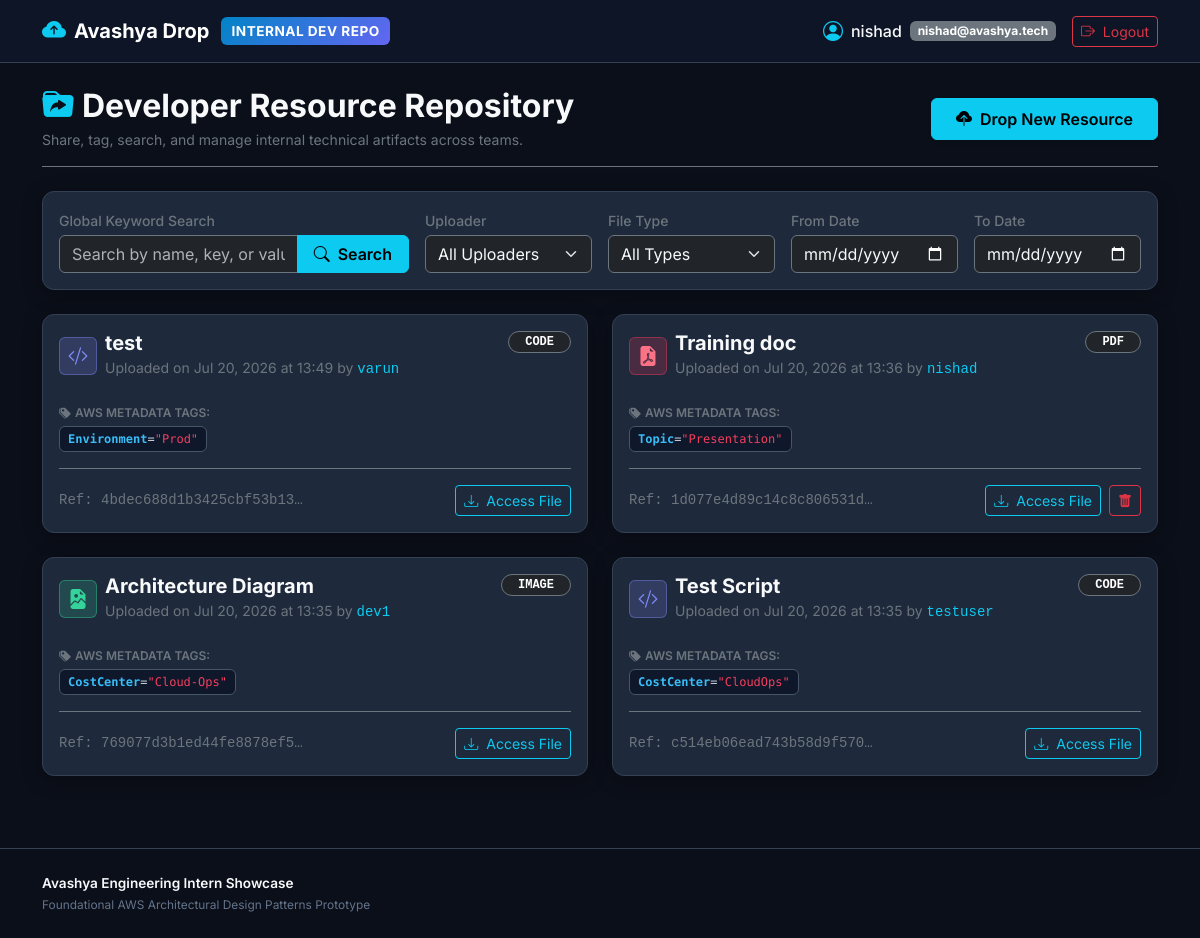
The page / (signed in) on the database its author committed.
### models.py (models this page shows)
class User(Base):
    __tablename__ = "users"
    __table_args__ = {'extend_existing': True}
    id = Column(Integer, primary_key=True, index=True)
    username = Column(String, unique=True, index=True, nullable=False)
    email = Column(String, unique=True, index=True, nullable=False)
    hashed_password = Column(String, nullable=False)
    created_at = Column(DateTime, default=datetime.datetime.utcnow)
    items = relationship("Item", back_populates="owner", cascade="all, delete-orphan")

class Item(Base):
    __tablename__ = "items"
    __table_args__ = {'extend_existing': True}
    id = Column(Integer, primary_key=True, index=True)
    item_name = Column(String, nullable=False, index=True)
    type = Column(String, nullable=False, index=True)
    upload_date = Column(DateTime, default=datetime.datetime.utcnow, index=True)
    file_reference = Column(String, nullable=False)
    user_id = Column(Integer, ForeignKey("users.id"), nullable=False)
    owner = relationship("User", back_populates="items")
    tags = relationship("ItemTag", back_populates="item", cascade="all, delete-orphan")

class ItemTag(Base):
    __tablename__ = "item_tags"
    __table_args__ = {'extend_existing': True}
    id = Column(Integer, primary_key=True, index=True)
    item_id = Column(Integer, ForeignKey("items.id"), nullable=False)
    key = Column(String, nullable=False, index=True)
    value = Column(String, nullable=False, index=True)
    item = relationship("Item", back_populates="tags")

### app.py (the view)
@app.get("/", response_class=HTMLResponse)
def dashboard(
    request: Request,
    q: Optional[str] = Query(None),
    type: Optional[str] = Query(None),
    uploader: Optional[str] = Query(None),
    start_date: Optional[str] = Query(None),
    end_date: Optional[str] = Query(None),
    msg: Optional[str] = Query(None),
    error: Optional[str] = Query(None),
    db: Session = Depends(get_db),
    storage: BaseStorageService = Depends(get_storage_service)
):
    user = get_current_user_from_cookie(request, db)
    if not user:
        return RedirectResponse(url="/login", status_code=303)
    query = db.query(Item)
    if q and q.strip():
        search_pattern = f"%{q.strip()}%"
        query = query.outerjoin(ItemTag).filter(
            or_(
                Item.item_name.ilike(search_pattern),
                ItemTag.key.ilike(search_pattern),
                ItemTag.value.ilike(search_pattern)
            )
        ).distinct()
    if type and type in ALLOWED_TYPES:
        query = query.filter(Item.type == type)
    if uploader and uploader.strip():
        query = query.join(User).filter(User.username == uploader.strip())
    if start_date:
        try:
            s_dt = datetime.datetime.strptime(start_date, "%Y-%m-%d")
            query = query.filter(Item.upload_date >= s_dt)
        except ValueError:
            pass
    if end_date:
        try:
            e_dt = datetime.datetime.strptime(end_date, "%Y-%m-%d") + datetime.timedelta(days=1)
            query = query.filter(Item.upload_date < e_dt)
        except ValueError:
            pass
    items = query.order_by(Item.upload_date.desc()).all()
    all_users = db.query(User).order_by(User.username.asc()).all()
    for item in items:
        item.file_url = storage.get_file_url(item.file_reference)
    return templates.TemplateResponse(request=request, name="index.html", context={
        "user": user,
        "items": items,
        "all_users": all_users,
        "query_q": q or "",
        "selected_type": type or "",
        "selected_uploader": uploader or "",
        "start_date": start_date or "",
        "end_date": end_date or "",
        "msg": msg,
        "error": error
    })

### templates/index.html (shortened to what this page needs)
{% extends "base.html" %}
{% block content %}
<div class="d-flex flex-column flex-md-row justify-content-between align-items-md-center gap-3 mb-4 pb-3 border-bottom border-secondary">
    <div>
        <h2 class="fw-bold text-light mb-1">
            <i class="bi bi-folder-symlink-fill text-info me-2"></i>Developer Resource Repository
        </h2>
        <p class="text-secondary small mb-0">Share, tag, search, and manage internal technical artifacts across teams.</p>
    </div>
    <div>
        <button class="btn btn-info px-4 py-2 fw-semibold shadow-sm" data-bs-toggle="modal" data-bs-target="#uploadModal">
            <i class="bi bi-cloud-upload-fill me-2"></i>Drop New Resource
        </button>
    </div>
</div>
<div class="card card-custom p-3 mb-4">
    <form id="filterForm" action="/" method="GET" class="row g-3 align-items-center">
        <div class="col-lg-4 col-md-12">
            <label for="searchQuery" class="form-label text-secondary small fw-medium mb-1">Global Keyword Search</label>
            <div class="input-group">
                <input type="text" class="form-control bg-dark text-light border-secondary" id="searchQuery" name="q" value="{{ query_q }}" placeholder="Search by name, key, or value...">
                <button type="submit" class="btn btn-info fw-semibold px-3" id="searchBtn" title="Click to Search">
                    <i class="bi bi-search me-1"></i> Search
                </button>
            </div>
        </div>
        <div class="col-lg-2 col-md-4 col-6">
            <label for="filterUploader" class="form-label text-secondary small fw-medium mb-1">Uploader</label>
            <select class="form-select bg-dark text-light border-secondary" id="filterUploader" name="uploader" onchange="this.form.submit()">
                <option value="" {% if not selected_uploader %}selected{% endif %}>All Uploaders</option>
            </select>
        </div>
        <div class="col-lg-2 col-md-4 col-6">
            <label for="filterType" class="form-label text-secondary small fw-medium mb-1">File Type</label>
            <select class="form-select bg-dark text-light border-secondary" id="filterType" name="type" onchange="this.form.submit()">
                <option value="" {% if not selected_type %}selected{% endif %}>All Types</option>
            </select>
        </div>
        <div class="col-lg-2 col-md-4 col-6">
            <label for="startDate" class="form-label text-secondary small fw-medium mb-1">From Date</label>
            <input type="date" class="form-control bg-dark text-light border-secondary" id="startDate" name="start_date" value="{{ start_date }}" onchange="this.form.submit()">
        </div>
        <div class="col-lg-2 col-md-4 col-6">
            <label for="endDate" class="form-label text-secondary small fw-medium mb-1">To Date</label>
            <div class="input-group">
                <input type="date" class="form-control bg-dark text-light border-secondary" id="endDate" name="end_date" value="{{ end_date }}" onchange="this.form.submit()">
            </div>
        </div>
    </form>
</div>
<div class="row g-4 mb-5">
    {% if items %}
        {% for item in items %}
        <div class="col-lg-6 col-12">
            <div class="card card-custom h-100 p-3 position-relative">
                <div class="d-flex justify-content-between align-items-start mb-2">
                    <div class="d-flex align-items-center gap-2">
                        {% if item.type == 'code' %}
                            <span class="badge type-badge-code p-2 fs-5"><i class="bi bi-code-slash"></i></span>
                        {% elif item.type == 'pdf' %}
                            <span class="badge type-badge-pdf p-2 fs-5"><i class="bi bi-file-earmark-pdf-fill"></i></span>
                        {% elif item.type == 'video' %}
                            <span class="badge type-badge-video p-2 fs-5"><i class="bi bi-file-earmark-play-fill"></i></span>
                        {% elif item.type == 'image' %}
                            <span class="badge type-badge-image p-2 fs-5"><i class="bi bi-file-earmark-image-fill"></i></span>
                        {% else %}
                            <span class="badge type-badge-txt p-2 fs-5"><i class="bi bi-file-earmark-text-fill"></i></span>
                        {% endif %}
                        <div>
                            <h5 class="fw-bold text-light mb-0">{{ item.item_name }}</h5>
                            <small class="text-secondary">
                                Uploaded on {{ item.upload_date.strftime('%b %d, %Y at %H:%M') }}
                                {% if item.owner %}
                                by <span class="text-info font-monospace">{{ item.owner.username }}</span>
                                {% endif %}
                            </small>
                        </div>
                    </div>
                    <span class="badge rounded-pill bg-dark border border-secondary text-uppercase px-3 py-1 font-monospace">
                        {{ item.type }}
                    </span>
                </div>
                <div class="my-3">
                    <div class="text-secondary small fw-semibold mb-1" style="font-size: 0.75rem;">
                        <i class="bi bi-tags-fill me-1"></i>AWS METADATA TAGS:
                    </div>
                    {% if item.tags %}
                        <div class="d-flex flex-wrap gap-2">
                            {% for tag in item.tags %}
                            <span class="tag-badge">
                                <span class="tag-key">{{ tag.key }}</span>=<span class="tag-val">"{{ tag.value }}"</span>
                            </span>
                            {% endfor %}
                        </div>
                    {% else %}
                        <span class="text-muted small italic">No metadata tags assigned</span>
                    {% endif %}
                </div>
                <div class="d-flex justify-content-between align-items-center pt-3 border-top border-secondary mt-auto">
                    <div class="font-monospace text-secondary small text-truncate me-2" style="max-width: 250px;" title="{{ item.file_reference }}">
                        Ref: {{ item.file_reference }}
                    </div>
                    <div class="d-flex gap-2">
                        <a href="{{ item.file_url }}" target="_blank" class="btn btn-outline-info btn-sm">
                            <i class="bi bi-download me-1"></i> Access File
                        </a>
                        {% if user and (user.id == item.user_id or user.username == 'admin') %}
                        <form action="/items/{{ item.id }}/delete" method="POST" onsubmit="return confirm('Are you sure you want to delete this resource?');">
                            <button type="submit" class="btn btn-outline-danger btn-sm" title="Delete Item">
                                <i class="bi bi-trash-fill"></i>
                            </button>
                        </form>
                        {% endif %}
                    </div>
                </div>
            </div>
        </div>
        {% endfor %}
    {% endif %}
</div>
{% endblock %}

### templates/base.html (shortened to what this page needs)
<!DOCTYPE html>
<html lang="en" data-bs-theme="dark">
<head>
    <link href="https://cdn.jsdelivr.net/npm/bootstrap@5.3.2/dist/css/bootstrap.min.css" rel="stylesheet">
    <link href="https://cdn.jsdelivr.net/npm/bootstrap-icons@1.11.1/font/bootstrap-icons.css" rel="stylesheet">
</head>
<body>
    <nav class="navbar navbar-expand-lg navbar-dark navbar-custom sticky-top py-2">
        <div class="container">
            <a class="navbar-brand d-flex align-items-center gap-2" href="/">
                <i class="bi bi-cloud-arrow-up-fill text-info fs-4"></i>
                <span class="fw-bold tracking-tight">Avashya Drop</span>
                <span class="brand-badge ms-1">INTERNAL DEV REPO</span>
            </a>
            <div class="collapse navbar-collapse" id="navbarNav">
                <ul class="navbar-nav ms-auto align-items-center gap-3">
                    {% if user %}
                    <li class="nav-item">
                        <div class="d-flex align-items-center gap-2 text-light">
                            <i class="bi bi-person-circle text-info fs-5"></i>
                            <span class="fw-medium">{{ user.username }}</span>
                            <span class="badge bg-secondary text-lowercase">{{ user.email }}</span>
                        </div>
                    </li>
                    <li class="nav-item">
                        <a href="/logout" class="btn btn-outline-danger btn-sm">
                            <i class="bi bi-box-arrow-right me-1"></i> Logout
                        </a>
                    </li>
                    {% endif %}
                </ul>
            </div>
        </div>
    </nav>
    <main class="container py-4">
        {% block content %}{% endblock %}
    </main>
    <footer class="footer-custom">
        <div class="container text-center">
            <div class="row align-items-center g-3">
                <div class="col-md-6 text-md-start">
                    <p class="mb-0 fw-semibold text-light">Avashya Engineering Intern Showcase</p>
                    <small>Foundational AWS Architectural Design Patterns Prototype</small>
                </div>
            </div>
        </div>
    </footer>
</body>
</html>

### templates/base.html (style rules this page uses)
:root { --avashya-primary: #0f172a; --avashya-card-bg: #1e293b; --avashya-accent: #38bdf8; --avashya-purple: #818cf8; --avashya-green: #34d399; --avashya-border: #334155; }
body { font-family: 'Inter', sans-serif; background-color: #0b0f19; color: #f1f5f9; min-height: 100vh; display: flex; flex-direction: column; }
.navbar-custom { background-color: rgba(15, 23, 42, 0.9); backdrop-filter: blur(12px); border-bottom: 1px solid var(--avashya-border); }
.brand-badge { background: linear-gradient(135deg, #0284c7, #6366f1); color: #ffffff; font-weight: 700; padding: 4px 10px; border-radius: 6px; font-size: 0.85rem; letter-spacing: 0.5px; }
.card-custom { background-color: var(--avashya-card-bg); border: 1px solid var(--avashya-border); border-radius: 12px; box-shadow: 0 4px 20px rgba(0, 0, 0, 0.3); }
.tag-badge { background-color: #0f172a; border: 1px solid #475569; color: #cbd5e1; font-size: 0.75rem; padding: 3px 8px; border-radius: 6px; font-family: 'Fira Code', monospace; }
.tag-key { color: #38bdf8; font-weight: 600; }
.tag-val { color: #f43f5e; }
.type-badge-code { background-color: rgba(129, 140, 248, 0.2); color: #818cf8; border: 1px solid rgba(129, 140, 248, 0.4); }
.type-badge-pdf { background-color: rgba(244, 63, 94, 0.2); color: #fb7185; border: 1px solid rgba(244, 63, 94, 0.4); }
.type-badge-image { background-color: rgba(52, 211, 153, 0.2); color: #34d399; border: 1px solid rgba(52, 211, 153, 0.4); }
.footer-custom { margin-top: auto; background-color: #0b0f19; border-top: 1px solid var(--avashya-border); padding: 24px 0; font-size: 0.85rem; color: #64748b; }

### rows shown on the page
User: username "nishad", email "nishad@avashya.tech"
Item: item_name "test", upload_date "Jul 20, 2026 at 13:49", owner.username "varun", type "CODE", file_reference "4bdec688d1b3425cbf53b13…"
ItemTag: key "Environment", value "Prod"
Item: item_name "Training doc", upload_date "Jul 20, 2026 at 13:36", owner.username "nishad", type "PDF", file_reference "1d077e4d89c14c8c806531d…"
ItemTag: key "Topic", value "Presentation"
Item: item_name "Architecture Diagram", upload_date "Jul 20, 2026 at 13:35", owner.username "dev1", type "IMAGE", file_reference "769077d3b1ed44fe8878ef5…"
ItemTag: key "CostCenter", value "Cloud-Ops"
Item: item_name "Test Script", upload_date "Jul 20, 2026 at 13:35", owner.username "testuser", type "CODE", file_reference "c514eb06ead743b58d9f570…"
ItemTag: key "CostCenter", value "CloudOps"
